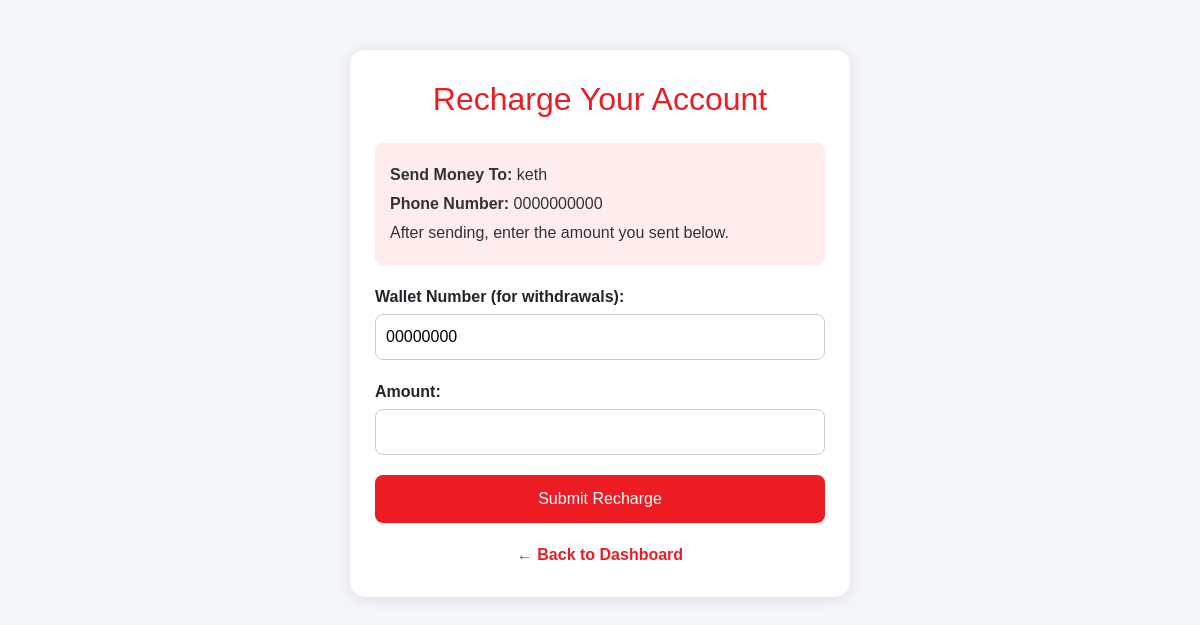
Before: /recharge (signed in) with the older database file.
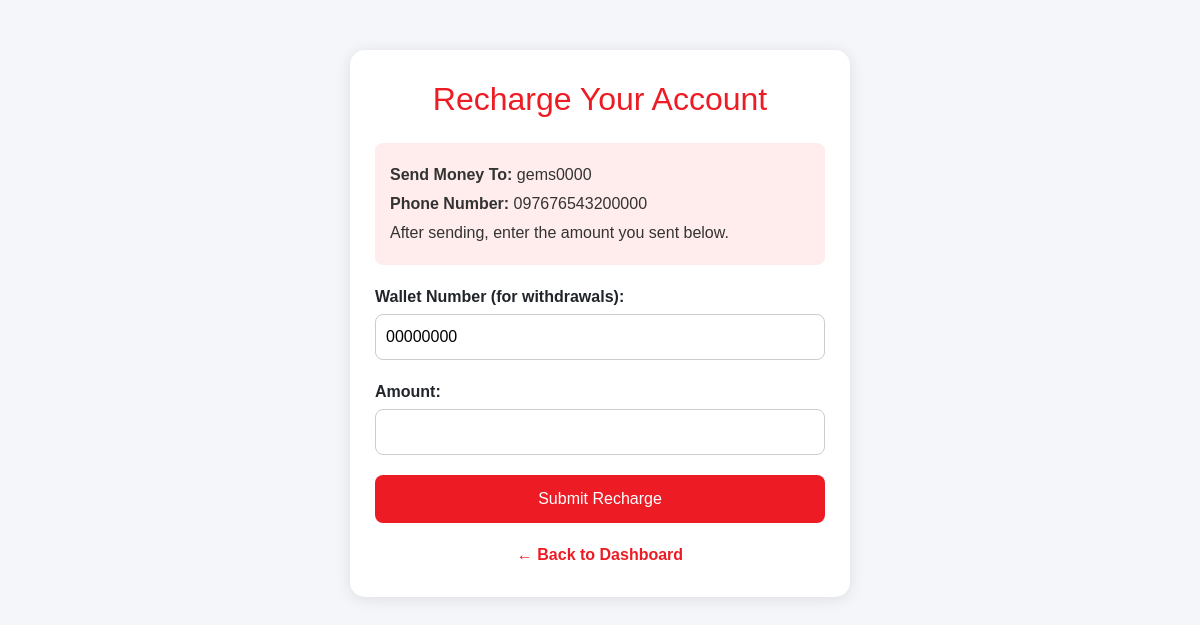
After: the same page with the newer database file.
### models.py (models this page shows)
class Setting(db.Model):
    id = db.Column(db.Integer, primary_key=True)
    key = db.Column(db.String(50), unique=True, nullable=False)
    value = db.Column(db.String(255), nullable=False)

### app.py (the view, shortened to what this page needs)
@app.route("/recharge", methods=["GET", "POST"])
def recharge():
    if "user" not in session:
        return redirect("/login")
    user = User.query.filter_by(phone_number=session["user"]).first()
    if not user:
        session.clear()
        return redirect("/login")
    recharge_setting = Setting.query.filter_by(key="recharge_number").first()
    recharge_number = recharge_setting.value if recharge_setting else "Not set"
    admin_setting = Setting.query.filter_by(key="admin_name").first()
    admin_name = admin_setting.value if admin_setting else "Admin"
    return render_template(
        "recharge.html",
        user=user.phone_number,
        balance=user.balance,
        contact_number=recharge_number,
        admin_name=admin_name,
        wallet_number=user.wallet_number or ""
    )

### templates/recharge.html (shortened to what this page needs)
<!DOCTYPE html>
<html lang="en">
<head>
    <link href="https://cdn.jsdelivr.net/npm/bootstrap@5.3.2/dist/css/bootstrap.min.css" rel="stylesheet">
</head>
<body>
<div class="container">
    <h2>Recharge Your Account</h2>
    <div class="info-box">
        <p><strong>Send Money To:</strong> {{ admin_name }}</p>
        <p><strong>Phone Number:</strong> {{ contact_number }}</p>
        <p>After sending, enter the amount you sent below.</p>
    </div>
    <form method="POST" action="/recharge">
        <label>Wallet Number (for withdrawals):</label>
        <input type="text" name="wallet_number" value="{{ wallet_number or '' }}" required>
        <label>Amount:</label>
        <input type="number" name="amount" step="0.01" required>
        <button type="submit">Submit Recharge</button>
    </form>
    <a class="back-link" href="/dashboard">&larr; Back to Dashboard</a>
</div>
</body>
</html>

Changed rows visible on the page:
changed Setting: value "keth" → "gems0000"
changed Setting (number 2 of 2 on the later page): value "0000000000" → "097676543200000"
